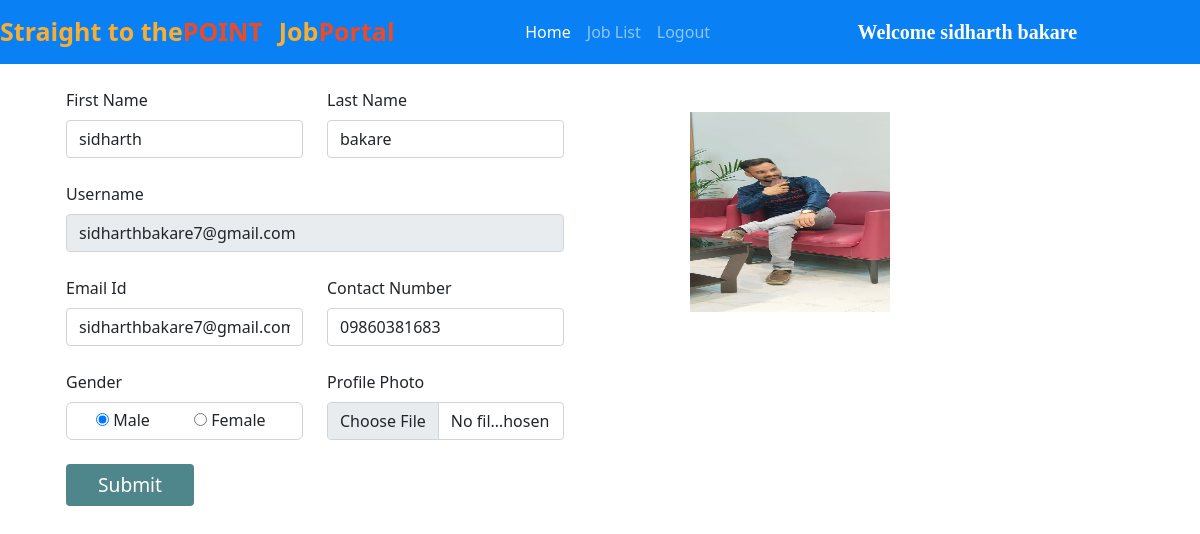
The app's page /user_homepage/ (signed in) with its own data.
### jobs/models.py (models this page shows, shortened)
class Applicant(models.Model):
    user = models.ForeignKey(User, on_delete=models.CASCADE)
    phone = models.CharField(max_length=10)
    image = models.ImageField(upload_to="")
    gender = models.CharField(max_length=10)
    type = models.CharField(max_length=15)

### jobs/views.py (the view, shortened to what this page needs)
# urls.py: path("user_homepage/", views.user_homepage, name="user_homepage"),
def user_homepage(request):
    if not request.user.is_authenticated:
        return redirect('/user_login/')
    applicant = Applicant.objects.get(user=request.user)
    return render(request, "user_homepage.html", {'applicant':applicant})

### jobs/templates/user_homepage.html (shortened to what this page needs)
{% extends 'user_navbar.html' %}
{% block home %} active {% endblock %}
{% block body %}
<div class="container">
    <div class="row">
        <div class="col-sm-6">
            <form class="container mt-4" method="POST" enctype="multipart/form-data">
                <div class="row">
                    <div class="form-group col-md-6">
                        <label>First Name</label>
                        <input type="text" class="form-control mt-2" name="first_name" id="first_name"
                            value="{{applicant.user.first_name}}" required>
                    </div>
                    <div class="form-group col-md-6">
                        <label>Last Name</label>
                        <input type="text" class="form-control mt-2" name="last_name" id="last_name"
                        value="{{applicant.user.last_name}}" required>
                    </div>
                </div>
                <div class="row mt-4">
                    <div class="form-group col-md-12">
                        <label>Username</label>
                        <input type="text" class="form-control mt-2" name="username" id="username"
                            value="{{applicant.user.username}}" readonly>
                    </div>
                </div>
                <div class="row mt-4">
                    <div class="form-group col-md-6">
                        <label>Email Id</label>
                        <input type="email" class="form-control mt-2" name="email" id="email" value="{{applicant.user.email}}" required>
                    </div>
                    <div class="form-group col-md-6">
                        <label>Contact Number</label>
                        <input type="tel" class="form-control mt-2" name="phone" id="phone" value="{{applicant.phone}}" required>
                    </div>
                </div>
                <div class="row mt-4">
                    <div class="form-group col-md-6">
                        <label>Gender</label>
                        {% if applicant.gender == "Male" %}
                        <div class="mt-2" style="border: 1px solid lightgrey; padding: 5px; border-radius: 6px;">
                            <div class="form-check form-check-inline">
                                <input type="radio" class="custom-control-input" name="gender" value="Male" checked>
                                <label for="male" class="custom-control-label">Male</label>
                            </div>
                            <div class="form-check form-check-inline">
                                <input type="radio" class="custom-control-input" name="gender"
                                    value="Female">
                                <label for="female" class="custom-control-label">Female</label>
                            </div>
                        </div>
                        {% endif %}
                    </div>
                    <div class="form-group col-md-6">
                        <label>Profile Photo</label>
                        <input type="file" class="form-control mt-2" name="image" id="image">
                    </div>
                </div>
                <input type="submit" value="Submit" class="btn mt-4" accept="image/*" style="background-color: #4f868c; color: white; font-size: larger; width: 8rem;">
            </form>
        </div>
        <div class="col-sm-4 mt-5 text-center">
            <img src="{{applicant.image.url}}" alt="" width="200px" height="200px">
        </div>
    </div>
</div>
{% endblock %}

### jobs/templates/user_navbar.html (shortened to what this page needs)
<!doctype html>
<html lang="en">
<head>
  <link href="https://cdn.jsdelivr.net/npm/bootstrap@5.0.2/dist/css/bootstrap.min.css" rel="stylesheet"
>
  <link rel="stylesheet" href="https://cdnjs.cloudflare.com/ajax/libs/font-awesome/5.15.3/css/all.min.css">
</head>
<body>
  <nav class="navbar navbar-expand-lg navbar-dark sticky-top">
      <a class="navbar-brand" href="/"><span class="head1">Straight to the</span><span class="head2">POINT</span></a>
      <a class="navbar-brand" href="#"><span class="head1">Job</span><span class="head2">Portal</span></a>
      <div class="container w-50">
        <div class="collapse navbar-collapse" id="navbarSupportedContent">
          <ul class="navbar-nav me-auto mb-2 mb-lg-0">
            <li class="nav-item">
              <a class="nav-link {% block home %}{% endblock %}" aria-current="page" href="/user_homepage/">Home</a>
            </li>
            <li class="nav-item">
              <a class="nav-link {% block job_list %}{% endblock %}" href="/all_jobs/">Job List</a>
            </li>
            <li class="nav-item">
              <a class="nav-link" href="/logout/">Logout</a>
            </li>
          </ul>
          <a class="navbar-brand" style="font-weight: bold; font-family: 'Times New Roman', Times, serif;"
            href="#">Welcome {{request.user.get_full_name}}</a>
        </div>
      </div>
  </nav>
  {% block body %}
  {% endblock %}
</body>
</html>
</html>

### jobs/templates/user_navbar.html (style rules this page uses)
.navbar { background-color: #0980F3; }
.head1 { color: #FBAD30; font-size: 25px; font-weight: bold; height: 50px; }
.head2 { color: #EF4926; font-size: 25px; font-weight: bold; }

### records on screen
Applicant: first_name "sidharth", last_name "bakare", username "sidharthbakare7@gmail.com", email "sidharthbakare7@gmail.com", phone "09860381683", image (picture)

### other values on screen
{{ request.user.get_full_name }} "sidharth bakare"
